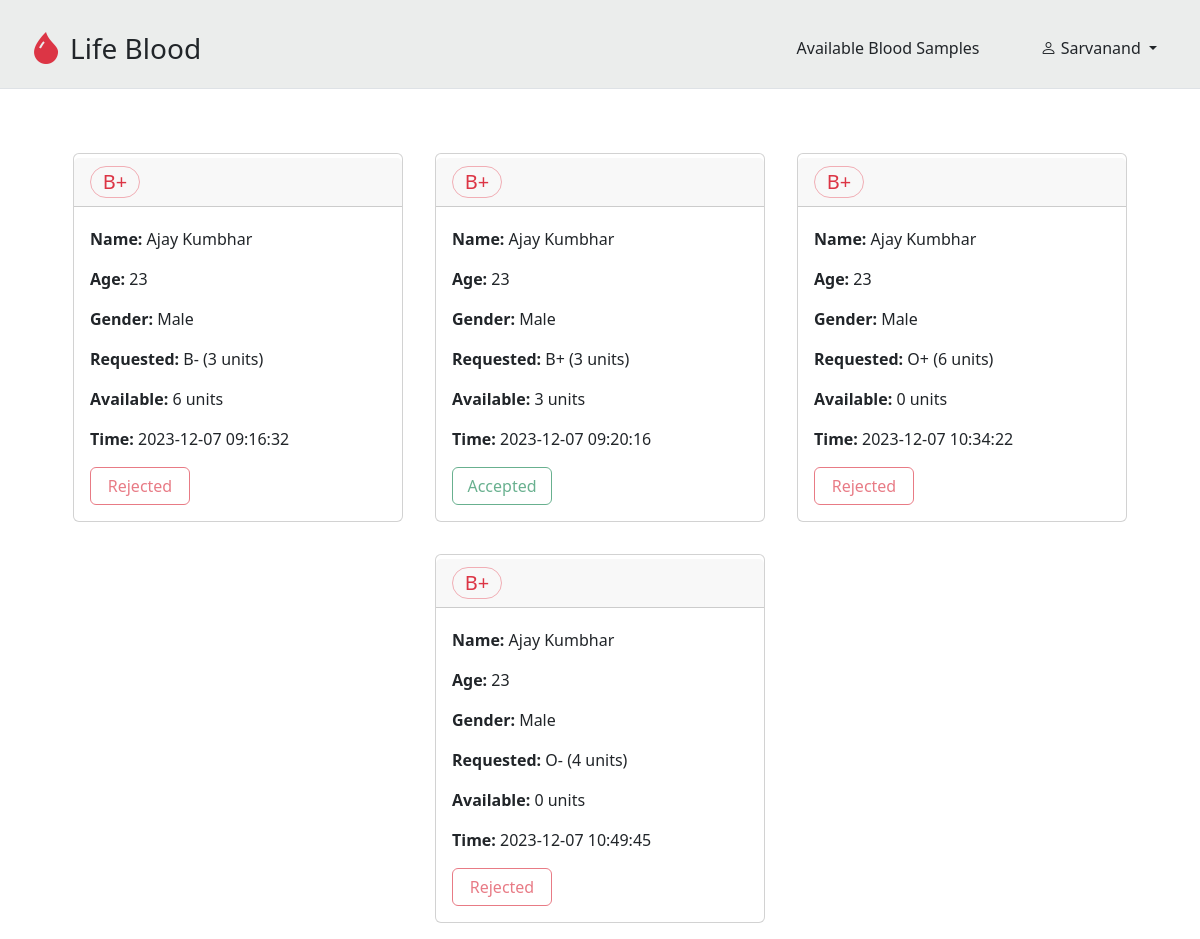
Page /viewrequests.php (signed in) on the committed database.
### tables this page shows
CREATE TABLE `requests` (
  `bloodgroup` varchar(3) NOT NULL,
  `receivername` varchar(20) NOT NULL,
  `hospitalname` varchar(20) NOT NULL,
  `amount` int(11) NOT NULL,
  `status` varchar(15) NOT NULL,
  `time` datetime NOT NULL DEFAULT current_timestamp()
);

CREATE TABLE `receiver` (
  `username` varchar(20) NOT NULL,
  `password` varchar(16) NOT NULL,
  `name` text NOT NULL,
  `age` int(11) NOT NULL,
  `gender` text NOT NULL,
  `bloodgroup` varchar(3) NOT NULL,
  `email` text NOT NULL,
  `number` text NOT NULL
);

### viewrequests.php (the view, shortened to what this page needs)
<?php
    $hospitalname = $_SESSION['username'];
    $query = "SELECT * FROM requests where hospitalname='$hospitalname'";
    $result = mysqli_query($conn, $query);
    $bloodbankinfo = mysqli_fetch_all($result, MYSQLI_ASSOC);
?>
<!DOCTYPE html>
<html lang="en">
<head>
    <link href="https://cdn.jsdelivr.net/npm/bootstrap@5.3.2/dist/css/bootstrap.min.css" rel="stylesheet">
    <link rel="stylesheet" href="https://cdn.jsdelivr.net/npm/bootstrap-icons@1.11.2/font/bootstrap-icons.min.css">
</head>
<body>
    <nav class="border-bottom" style="background-color:#ebedec">
        <div class="container pt-4 pb-3 d-flex flex-sm-row flex-column justify-content-between align-items-sm-center px-0">
            <a href="index.php" class="navbar-brand d-flex align-items-center ps-2 ps-sm-0"><i class="bi bi-droplet-fill text-danger fs-2"></i><span class="fs-3 ms-2">Life Blood</span></a>
            <div class="d-flex align-items-center justify-content-start ps-3 ps-sm-0 mt-sm-0 mt-3">
                <a href="availablesamples.php" class="nav-link d-inline me-5">Available Blood Samples</a>
                <div class="dropdown">
                    <button class="btn dropdown-toggle" type="button" data-bs-toggle="dropdown" aria-expanded="false">
                        <i class="bi bi-person"></i> <?php echo $hospitalname?>
                    </button>
                </div>
            </div>
        </div>
    </nav>
    <main class="container d-flex flex-wrap pt-5 justify-content-center">
        <?php foreach($bloodbankinfo as $item):?>
            <?php
               $username = $item['receivername'];
               $query = "SELECT * FROM receiver where username='$username'";
               $result = mysqli_query($conn, $query);
               $userinfo = mysqli_fetch_all($result, MYSQLI_ASSOC);
               $requestedbg = $item['bloodgroup'];
               $query = "SELECT amount FROM bloodbank where username='$hospitalname' AND bloodgroup='$requestedbg'";
               $result = mysqli_query($conn, $query);
               $bloodinfo = mysqli_fetch_all($result, MYSQLI_ASSOC);
            ?>
            <div class="card m-3" style="width:330px;">
                <div class="card-header fs-5 d-flex align-items-center my-1"><p class="rounded-pill border border-danger-subtle text-danger text-center m-0" style="width:50px;"><?php echo $userinfo[0]['bloodgroup'] ?><p></div>
                <div class="card-body">
                    <p class="card-text fs-6 "><span class="fw-semibold">Name: </span><?php echo $userinfo[0]['name']?></p>
                    <p class="card-text fs-6 "><span class="fw-semibold">Age: </span><?php echo $userinfo[0]['age']?></p>
                    <p class="card-text fs-6 "><span class="fw-semibold">Gender: </span><?php echo ucwords($userinfo[0]['gender'])?></p>
                    <p class="card-text fs-6 "><span class="fw-semibold">Requested: </span><?php echo $requestedbg." (".$item['amount']." units)"?></p>
                    <p class="card-text fs-6 "><span class="fw-semibold">Available: </span><?php echo $bloodinfo[0]['amount']." units"?></p>
                    <p class="card-text fs-6 "><span class="fw-semibold">Time: </span><?php echo $item['time']?></p>
                    <?php if($item['status']=='requested'):?>
                    <form action="acceptrequest.php" class="d-inline" method="POST">
                        <input class="d-none"type="text" name="hospitalname" value="<?php echo $hospitalname?>">
                        <input class="d-none" type="text" name="receivername" value="<?php echo $username?>">
                        <input class="d-none" type="number" name="amount" value="<?php echo $item['amount']?>">
                        <input class="d-none" type="number" name="available" value="<?php echo  $bloodinfo[0]['amount']?>">
                        <input class="d-none" type="text" name="bloodgroup" value="<?php echo $requestedbg?>">
                        <input type="submit" name="Accept" value="Accept" class="btn btn-outline-primary" style="width:100px;">
                    </form>
                    <form action="rejectrequest.php" class="d-inline" method="POST">
                        <input class="d-none"type="text" name="hospitalname" value="<?php echo $hospitalname?>">
                        <input class="d-none" type="text" name="receivername" value="<?php echo $username?>">
                        <input class="d-none" type="number" name="amount" value="<?php echo $item['amount']?>">
                        <input class="d-none" type="number" name="available" value="<?php echo  $bloodinfo[0]['amount']?>">
                        <input class="d-none" type="text" name="bloodgroup" value="<?php echo $requestedbg?>">
                        <input type="submit" name="Reject" value="Reject" class="btn btn-outline-secondary" style="width:100px;">
                    </form>
                    <?php elseif($item['status']=='Accepted'):?>
                        <button class="btn btn-outline-success disabled" style="width:100px;">Accepted</button>
                    <?php else:?>
                        <button class="btn btn-outline-danger disabled" style="width:100px;">Rejected</button>
                    <?php endif;?>
                </div>
            </div>
        <?php endforeach;?>
    </main>
</body>
</html>

### rows in the picture
requests: receivername.bloodgroup "B+", receivername.name "Ajay Kumbhar", receivername.age "23", receivername.gender "Male", bloodgroup "B-", amount "3", amount "6", time "2023-12-07 09:16:32", status "Rejected"
requests: receivername.bloodgroup "B+", receivername.name "Ajay Kumbhar", receivername.age "23", receivername.gender "Male", bloodgroup "B+", amount "3", time "2023-12-07 09:20:16", status "Accepted"
requests: receivername.bloodgroup "B+", receivername.name "Ajay Kumbhar", receivername.age "23", receivername.gender "Male", bloodgroup "O+", amount "6", amount "0", time "2023-12-07 10:34:22", status "Rejected"
requests: receivername.bloodgroup "B+", receivername.name "Ajay Kumbhar", receivername.age "23", receivername.gender "Male", bloodgroup "O-", amount "4", amount "0", time "2023-12-07 10:49:45", status "Rejected"

### other values in the picture
$hospitalname "Sarvanand"
